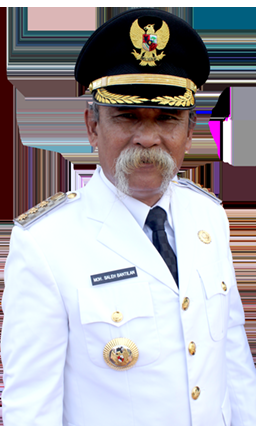
#> input picture Bupati.png, 256 x 426 px
$ python Histogram.py
#> lines starting #> are read from the running program, lines starting #| are printed output that depends on the picture
import numpy as np
import cv2
from matplotlib import pyplot as plt

img = cv2.imread('Bupati.png',0)
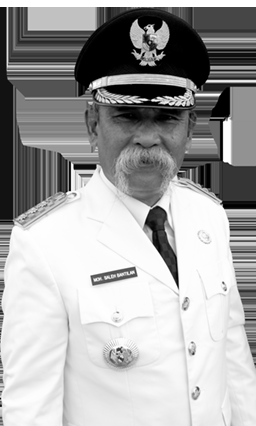
#> img: shape (426, 256); min 0, max 255, mean 165.7
hist,bins = np.histogram(img.flatten(),256,[0,256])
#> hist = 256 values, max 6881 at index 252, min 52 at index 26, mean 426; bins = 257 values from 0 to 256

plt.hist(img.flatten(),256,[0,256], color = 'r')
plt.xlim([0,256])
plt.show()
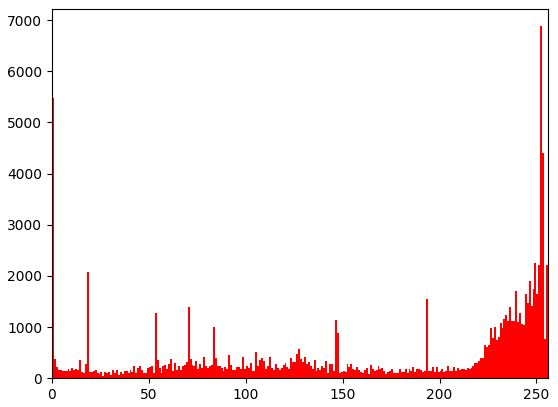
#> figure drawn by matplotlib, 1 panel; tallest bar 6881 high, from x = 252 to 253
